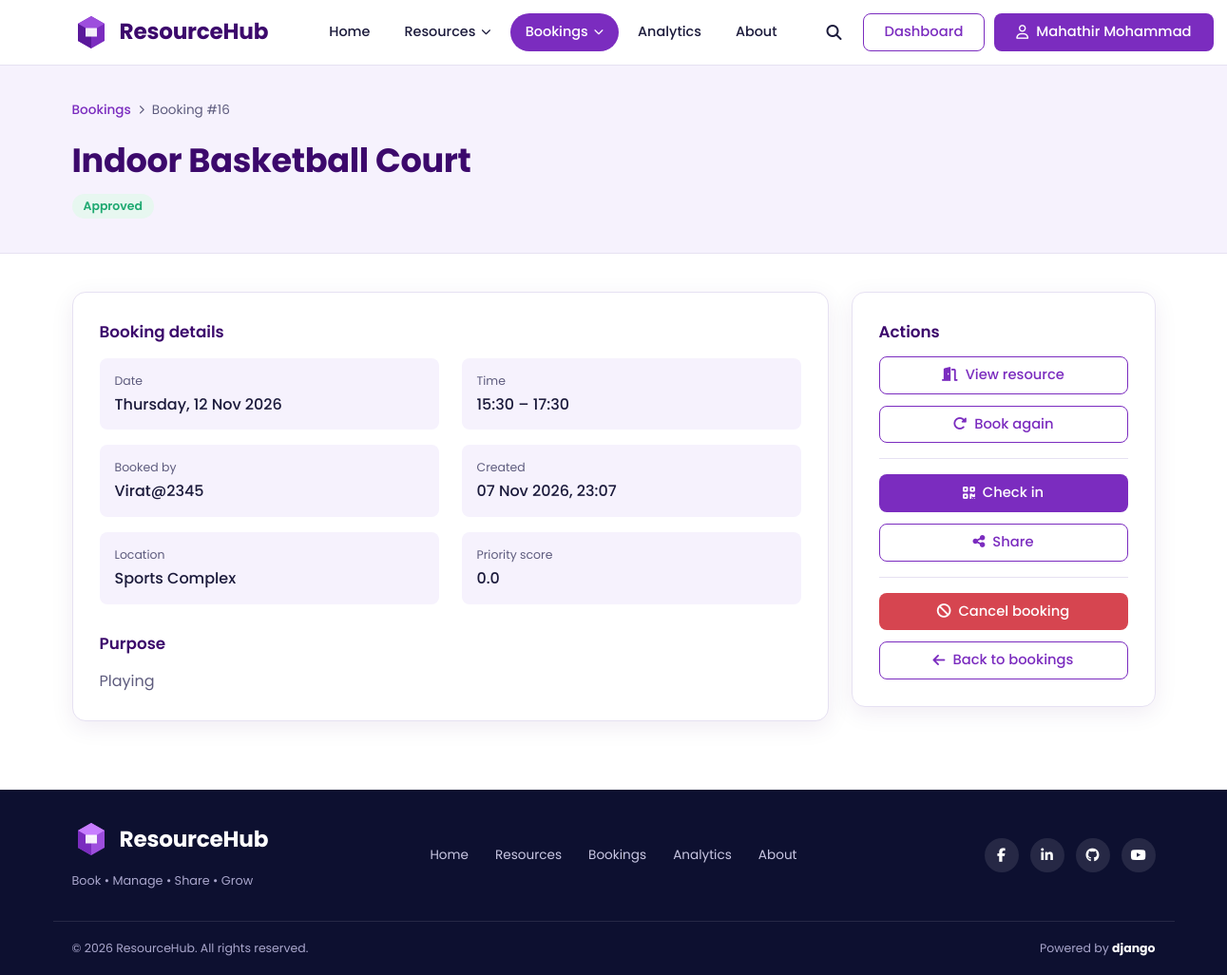
The page /bookings/16/ (signed in) on the database its author committed.
### accounts/models.py (models this page shows, shortened)
class User(AbstractUser):
    ROLE_CHOICES = [
        ("student", "Student"),
        ("teacher", "Teacher"),
        ("admin", "Administrator"),
    ]
    email = models.EmailField(unique=True)
    role = models.CharField(
        max_length=20,
        choices=ROLE_CHOICES,
        default="student",
    )
    department = models.CharField(
        max_length=100,
        blank=True,
    )
    email_verified = models.BooleanField(default=False)

class Profile(models.Model):
    user = models.OneToOneField(
        settings.AUTH_USER_MODEL,
        on_delete=models.CASCADE,
        related_name="profile",
    )
    first_name = models.CharField(
        max_length=120,
        blank=True,
    )
    last_name = models.CharField(
        max_length=100,
        blank=True,
    )
    phone = models.CharField(
        max_length=20,
        blank=True,
    )
    profile_picture = models.ImageField(
        upload_to="profile_pictures/",
        blank=True,
        null=True,
    )
    designation = models.CharField(
        max_length=100,
        blank=True,
    )

### bookings/models.py (models this page shows)
class Booking(models.Model):
    user = models.ForeignKey('accounts.User', on_delete=models.CASCADE, related_name='bookings')
    resource = models.ForeignKey('resources.Resource', on_delete=models.CASCADE, related_name='bookings')
    start_time = models.DateTimeField()
    end_time = models.DateTimeField()
    purpose = models.TextField()
    priority_score = models.FloatField(default=0)
    is_recurring = models.BooleanField(default=False)
    recurrence_rule = models.CharField(max_length=100, blank=True)
    status = models.CharField(max_length=50, default='Pending')
    created_at = models.DateTimeField(auto_now_add=True)

### resources/models.py (models this page shows, shortened)
class Resource(models.Model):
    name = models.CharField(max_length=200)
    category = models.ForeignKey(ResourceCategory, on_delete=models.CASCADE)
    department = models.CharField(max_length=100)
    capacity = models.PositiveIntegerField()
    location = models.CharField(max_length=200)
    qr_code = models.CharField(
        max_length=255,
        unique=True,
        default=uuid.uuid4,
        editable=False
    )
    device_code = models.CharField(
        max_length=100,
        unique=True,
        default=generate_device_code,
        editable=False
    )
    open_time = models.TimeField()
    close_time = models.TimeField()
    status = models.CharField(max_length=50)
    description = models.TextField()

### bookings/views.py (the view)
# urls.py: path('<int:id>/', views.booking_detail, name='booking_detail'),
@login_required
def booking_detail(request, id):
    booking = get_object_or_404(Booking, id=id, user=request.user)
    return render(request, 'bookings/booking_detail.html', {'booking': booking})

### templates/bookings/booking_detail.html (shortened to what this page needs)
{% extends 'core/base.html' %}
{% load static %}
{% block extra_css %}<link rel="stylesheet" href="{% static 'css/bookings.css' %}">{% endblock %}
{% block content %}
<section class="page-head">
  <div class="container">
    <nav class="breadcrumb" aria-label="Breadcrumb">
      <a href="{% url 'bookings:booking_list' %}">Bookings</a>
      <i class="fa-solid fa-chevron-right" aria-hidden="true"></i>
      <span>Booking #{{ booking.id }}</span>
    </nav>
    <div class="page-head-inner">
      <div>
        <h1>{{ booking.resource.name }}</h1>
        <p><span class="badge badge-{{ booking.status|lower|slugify }}">{{ booking.status }}</span>
           {% if booking.is_recurring %}<span class="chip"><i class="fa-solid fa-repeat" aria-hidden="true"></i> Recurring</span>{% endif %}</p>
      </div>
    </div>
  </div>
</section>
<section class="section">
  <div class="container detail-layout">
    <div class="panel">
      <h2 class="panel-title">Booking details</h2>
      <dl class="info-grid">
        <div><dt>Date</dt><dd>{{ booking.start_time|date:"l, d M Y" }}</dd></div>
        <div><dt>Time</dt><dd>{{ booking.start_time|time:"H:i" }} – {{ booking.end_time|time:"H:i" }}</dd></div>
        <div><dt>Booked by</dt><dd>{{ booking.user.get_full_name|default:booking.user.username }}</dd></div>
        <div><dt>Created</dt><dd>{{ booking.created_at|date:"d M Y, H:i" }}</dd></div>
        <div><dt>Location</dt><dd>{{ booking.resource.location }}</dd></div>
        <div><dt>Priority score</dt><dd>{{ booking.priority_score }}</dd></div>
      </dl>
      <h2 class="panel-title">Purpose</h2>
      <p class="detail-desc">{{ booking.purpose|linebreaksbr }}</p>
    </div>
    <aside class="panel side-panel">
      <h2 class="panel-title">Actions</h2>
      <a class="btn btn-outline btn-block" href="{% url 'resources:resource_detail' booking.resource.pk %}">
        <i class="fa-solid fa-door-open" aria-hidden="true"></i> View resource
      </a>
      <a class="btn btn-outline btn-block" href="{% url 'bookings:create_booking' booking.resource.pk %}">
        <i class="fa-solid fa-rotate-right" aria-hidden="true"></i> Book again
      </a>
      {% if booking.status == 'Approved' %}
      <hr>
      <a class="btn btn-primary btn-block" href="{% url 'checkins:checkins' %}?booking={{ booking.id }}">
        <i class="fa-solid fa-qrcode" aria-hidden="true"></i> Check in
      </a>
      {% endif %}
      {% if booking.status != 'Cancelled' and booking.status != 'Rejected' and booking.status != 'Completed' %}
      <form method="post" action="{% url 'sharings:release_to_pool' %}"
            onsubmit="return confirm('Release this booking to the shared pool?');">
        <button type="submit" class="btn btn-outline btn-block">
          <i class="fa-solid fa-share-nodes" aria-hidden="true"></i> Share
        </button>
      </form>
      {% endif %}
      {% if booking.status != 'Cancelled' and booking.status != 'Rejected' and booking.status != 'Completed' %}
      <hr>
      <form method="post" action="{% url 'bookings:cancel_booking' booking.id %}"
            onsubmit="return confirm('Cancel this booking? The time slot will be released.');">
        <button type="submit" class="btn btn-danger btn-block">
          <i class="fa-solid fa-ban" aria-hidden="true"></i> Cancel booking
        </button>
      </form>
      {% endif %}
      <a class="btn btn-outline btn-block" href="{% url 'bookings:booking_list' %}">
        <i class="fa-solid fa-arrow-left" aria-hidden="true"></i> Back to bookings
      </a>
    </aside>
  </div>
</section>
{% endblock %}

### templates/core/base.html (shortened to what this page needs)
{% load static %}
<!DOCTYPE html>
<html lang="en">
<head>
  <link rel="stylesheet" href="https://cdnjs.cloudflare.com/ajax/libs/font-awesome/6.5.2/css/all.min.css">
  <link rel="stylesheet" href="{% static 'css/master.css' %}">
  {% block extra_css %}{% endblock %}
</head>
<body>
  {% url 'analytics:analytics_dashboard' as analytics_url %}
  {% url 'core:about' as about_url %}
  {% with app=request.resolver_match.app_name page=request.resolver_match.url_name %}
  <header class="site-header" id="siteHeader">
    <div class="container header-inner">
      <a href="/" class="brand" aria-label="ResourceHub home">
        <svg class="brand-mark" viewBox="0 0 40 40" width="40" height="40" aria-hidden="true">
          <path d="M20 3 34 11v18L20 37 6 29V11z" fill="#7B2CBF"/>
          <path d="M20 3 34 11 20 19 6 11z" fill="#9D4EDD"/>
          <path d="M20 19v18L6 29V11z" fill="#5A189A"/>
          <path d="M14 15.5h12v9H14z" fill="#fff" opacity=".92"/>
        </svg>
        <span class="brand-name">ResourceHub</span>
      </a>
      <div class="nav-panel">
        <nav aria-label="Main navigation">
          <ul class="nav-list">
            <li><a class="nav-link{% if page == 'home' %} active{% endif %}" href="/">Home</a></li>
            <li>
              <details class="has-dropdown">
                <summary class="nav-link{% if app == 'resources' %} active{% endif %}">
                  Resources <i class="fa-solid fa-chevron-down" aria-hidden="true"></i>
                </summary>
              </details>
            </li>
            {% if user.is_authenticated %}
            <li>
              <details class="has-dropdown">
                <summary class="nav-link{% if app == 'bookings' or app == 'checkins' or app == 'sharings' %} active{% endif %}">
                  Bookings <i class="fa-solid fa-chevron-down" aria-hidden="true"></i>
                </summary>
              </details>
            </li>
            {% else %}
            <li><a class="nav-link{% if app == 'bookings' %} active{% endif %}" href="{% url 'bookings:booking_list' %}">Bookings</a></li>
            {% endif %}
            <li><a class="nav-link{% if app == 'analytics' %} active{% endif %}" href="{{ analytics_url|default:'/' }}">Analytics</a></li>
            <li><a class="nav-link{% if page == 'about' %} active{% endif %}" href="{{ about_url|default:'/' }}">About</a></li>
          </ul>
        </nav>
        <div class="nav-tools">
          <label for="searchToggle" class="icon-btn" title="Search resources">
            <i class="fa-solid fa-magnifying-glass" aria-hidden="true"></i>
          </label>
          {% if user.is_authenticated %}
            {% if user.is_staff or user.is_superuser or user.role == 'admin' %}
              <a class="btn btn-outline" href="{% url 'core:admin_dashboard' %}">Dashboard</a>
            {% else %}
              <a class="btn btn-outline" href="{% url 'accounts:profile' %}">Dashboard</a>
            {% endif %}
            <a class="btn btn-primary" href="{% url 'accounts:profile' %}">
              <i class="fa-regular fa-user" aria-hidden="true"></i> {{ user.profile.first_name|default:user.username }}
            </a>
            <form method="post" action="{% url 'accounts:logout' %}" class="logout-form">
              <button type="submit" class="icon-btn" aria-label="Log out" title="Log out">
              </button>
            </form>
          {% else %}
            <a class="btn btn-outline" href="{% url 'accounts:login' %}">Login</a>
            <a class="btn btn-primary" href="{% url 'accounts:register' %}">Register</a>
          {% endif %}
        </div>
      </div>
    </div>
  </header>
  {% endwith %}
  <main id="main">
    {% block content %}{% endblock %}
  </main>
  <footer class="site-footer">
    <div class="container footer-inner">
      <div class="footer-brand">
        <a href="/" class="brand brand-light">
          <svg class="brand-mark" viewBox="0 0 40 40" width="40" height="40" aria-hidden="true">
            <path d="M20 3 34 11v18L20 37 6 29V11z" fill="#9D4EDD"/>
            <path d="M20 3 34 11 20 19 6 11z" fill="#C77DFF"/>
            <path d="M20 19v18L6 29V11z" fill="#7B2CBF"/>
            <path d="M14 15.5h12v9H14z" fill="#fff" opacity=".92"/>
          </svg>
          <span class="brand-name">ResourceHub</span>
        </a>
        <p class="footer-tagline">Book &bull; Manage &bull; Share &bull; Grow</p>
      </div>
      <nav class="footer-nav" aria-label="Footer navigation">
        <a href="/">Home</a>
        <a href="{% url 'resources:resource_list' %}">Resources</a>
        <a href="{% url 'bookings:booking_list' %}">Bookings</a>
        <a href="{{ analytics_url|default:'/' }}">Analytics</a>
        <a href="{{ about_url|default:'/' }}">About</a>
      </nav>
      <ul class="social">
        <li><a href="https://www.facebook.com/" target="_blank" rel="noopener noreferrer" aria-label="Facebook"><i class="fa-brands fa-facebook-f"></i></a></li>
        <li><a href="https://www.linkedin.com/" target="_blank" rel="noopener noreferrer" aria-label="LinkedIn"><i class="fa-brands fa-linkedin-in"></i></a></li>
        <li><a href="https://github.com/" target="_blank" rel="noopener noreferrer" aria-label="GitHub"><i class="fa-brands fa-github"></i></a></li>
        <li><a href="https://www.youtube.com/" target="_blank" rel="noopener noreferrer" aria-label="YouTube"><i class="fa-brands fa-youtube"></i></a></li>
      </ul>
    </div>
    <div class="container footer-bottom">
      <p>&copy; {% now "Y" %} ResourceHub. All rights reserved.</p>
      <p>Powered by <strong>django</strong></p>
    </div>
  </footer>
</body>
</html>

### static/css/master.css (style rules this page uses)
:root { --brand: #7B2CBF; --brand-dark: #5A189A; --brand-deep: #3C096C; --brand-light: #9D4EDD; --brand-soft: #F3EBFB; --lavender: #F6F2FD; --ink: #1B1A3B; --muted: #5E5C7E; --line: #E6E1F2; --white: #FFFFFF; --navy: #0D1030; --success: #1FA971; --warning: #D98A0B; --danger: #D64550; --radius-sm: 8px; --radius: 14px; --radius-lg: 22px; --shadow: 0 6px 24px rgba(60, 9, 108, .08); --shadow-lg: 0 14px 40px rgba(60, 9, 108, .16); --font: 'Poppins', system-ui, -apple-system, 'Segoe UI', sans-serif; --script: 'Caveat', 'Segoe Script', cursive; --container: 1180px; --header-h: 68px; }
*, *::before, *::after { box-sizing: border-box; }
html { scroll-behavior: smooth; -webkit-text-size-adjust: 100%; }
body { margin: 0; font-family: var(--font); font-size: 1rem; line-height: 1.6; color: var(--ink); background: var(--white); -webkit-font-smoothing: antialiased; }
img, svg { max-width: 100%; display: block; }
a { color: inherit; text-decoration: none; }
ul { list-style: none; margin: 0; padding: 0; }
h1, h2, h3, p { margin: 0; }
button, input { font: inherit; color: inherit; }
button, label[for] { cursor: pointer; }
.container { width: 100%; max-width: var(--container); margin-inline: auto; padding-inline: 20px; }
.btn { display: inline-flex; align-items: center; justify-content: center; gap: 8px; padding: 10px 22px; border: 1.5px solid transparent; border-radius: var(--radius-sm); font-weight: 500; font-size: .92rem; line-height: 1.2; white-space: nowrap; transition: background-color .2s, color .2s, border-color .2s, box-shadow .2s; }
.btn-primary { background: var(--brand); color: #fff; }
.btn-outline { background: #fff; color: var(--brand); border-color: var(--brand); }
.btn-block { width: 100%; }
.icon-btn { display: inline-grid; place-items: center; width: 40px; height: 40px; background: transparent; border: 0; border-radius: 50%; color: var(--ink); font-size: 1rem; transition: background-color .2s, color .2s; }
.site-header { position: sticky; top: 0; z-index: 100; background: rgba(255, 255, 255, .96); backdrop-filter: blur(8px); border-bottom: 1px solid var(--line); }
.header-inner { display: flex; align-items: center; justify-content: space-between; gap: 24px; min-height: var(--header-h); }
.brand { display: inline-flex; align-items: center; gap: 10px; flex-shrink: 0; }
.brand-name { font-size: 1.45rem; font-weight: 700; letter-spacing: -.01em; color: var(--brand-deep); }
.brand-light .brand-name { color: #fff; }
.nav-panel { display: flex; align-items: center; flex: 1; justify-content: space-between; gap: 24px; }
.nav-list { display: flex; align-items: center; gap: 4px; margin-left: 24px; }
.nav-link { display: inline-flex; align-items: center; gap: 6px; padding: 8px 16px; border: 0; background: transparent; border-radius: 999px; font-size: .9rem; font-weight: 500; color: var(--ink); transition: background-color .2s, color .2s; }
.nav-link.active { background: var(--brand); color: #fff; }
.nav-link i { font-size: .65rem; transition: transform .2s; }
.has-dropdown { position: relative; }
.has-dropdown summary { list-style: none; cursor: pointer; }
.nav-tools { display: flex; align-items: center; gap: 10px; }
.logout-form { margin: 0; display: inline-flex; }
.site-footer { background: var(--navy); color: #C9C7E3; }
.footer-inner { display: grid; grid-template-columns: 1fr auto 1fr; align-items: center; gap: 24px; padding-block: 32px; }
.footer-tagline { margin-top: 6px; font-size: .8rem; color: #A9A6CC; }
.footer-nav { display: flex; flex-wrap: wrap; justify-content: center; gap: 8px 28px; font-size: .85rem; }
.social { display: flex; justify-content: flex-end; gap: 12px; }
.social a { display: grid; place-items: center; width: 36px; height: 36px; border-radius: 50%; background: rgba(255, 255, 255, .1); color: #fff; font-size: .9rem; transition: background-color .2s; }
.footer-bottom { display: flex; justify-content: space-between; gap: 12px; flex-wrap: wrap; padding-block: 18px; border-top: 1px solid rgba(255, 255, 255, .1); font-size: .78rem; color: #A9A6CC; }
.footer-bottom strong { color: #fff; }

### rows shown on the page
User: profile.first_name "Mahathir Mohammad"
Booking: id "16", resource.name "Indoor Basketball Court", status "Approved", start_time "Thursday, 12 Nov 2026", start_time "15:30", end_time "17:30", user.get_full_name "Virat@2345", created_at "07 Nov 2026, 23:07", resource.location "Sports Complex", priority_score "0.0", purpose "Playing"
